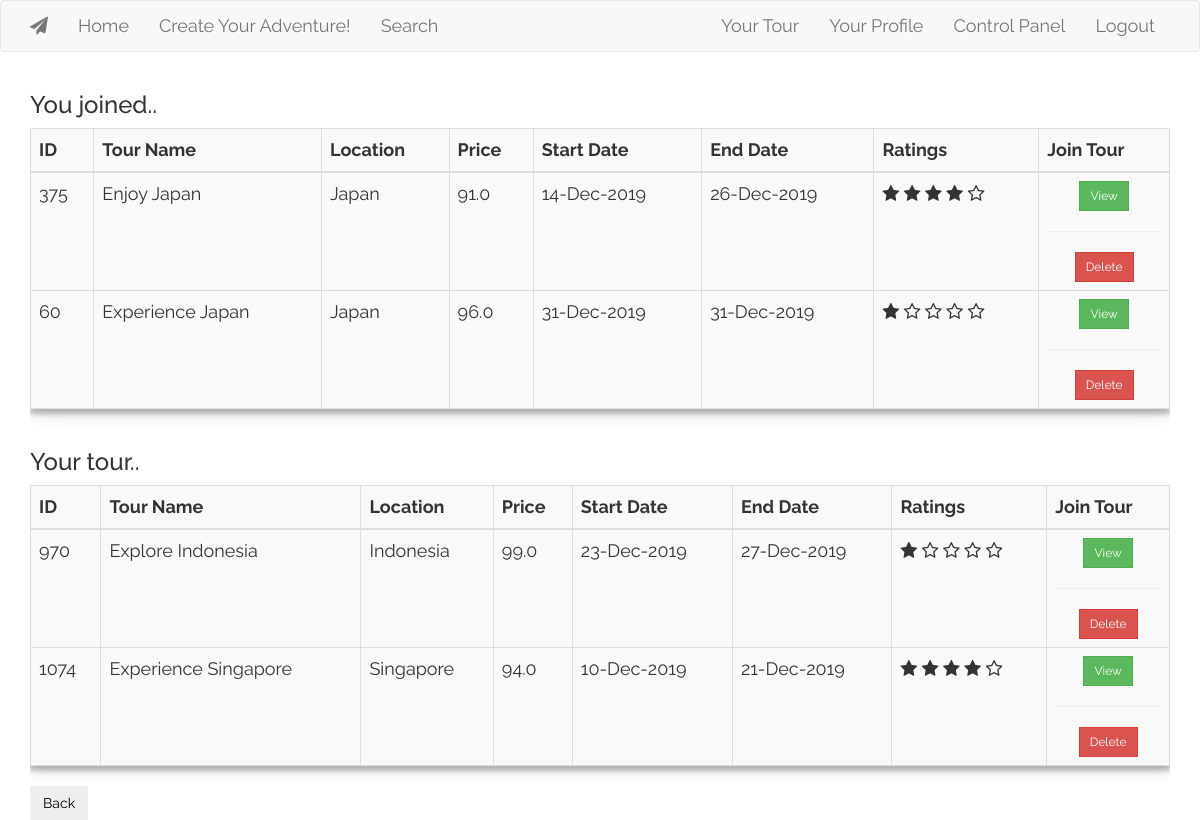
/joinedtours?page=4 (signed in), run on an earlier commit of the app's database.
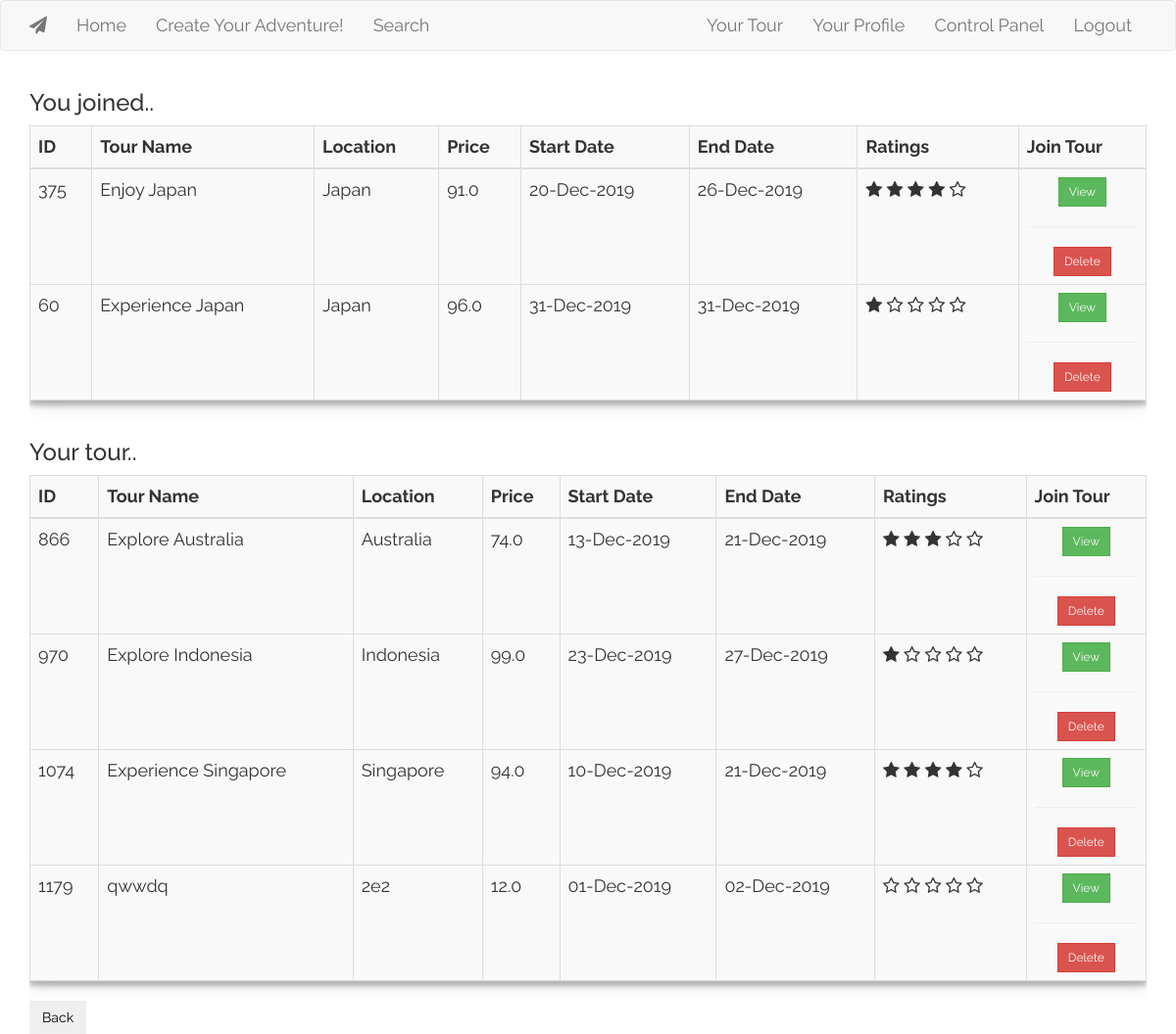
And on a later commit of the database.
### app/models.py (models this page shows, shortened)
class Tour(database.Model):
    id = database.Column(database.Integer, primary_key=True)
    tour_name = database.Column(database.String(50))
    tour_description = database.Column(database.String(140))
    tour_location = database.Column(database.String(50))
    tour_price = database.Column(database.Float)
    start_date = database.Column(database.DateTime)
    end_date = database.Column(database.DateTime)
    timestamp = database.Column(database.DateTime, index=True, default=datetime.now)
    user_id = database.Column(database.Integer, database.ForeignKey('user.id'))
    ratings  = database.Column(database.Float)
    f_status = database.Column(database.Boolean, default = False)

### app/routes.py (the view)
@app.route('/joinedtours')
def joinedtours():
    tourparted = User.get_participated_tours(user_id = current_user.id)
    tourcreated = User.get_created_tours(user_id = current_user.id)
    page = request.args.get('page', 1, type=int)
    tourcreated = tourcreated.paginate(page, 10, False)
    next_url = url_for('joinedtours', page=tourcreated.next_num) if tourcreated.has_next else None
    prev_url = url_for('joinedtours', page=tourcreated.prev_num) if tourcreated.has_prev else None
    return render_template('joinedtour.html',  tourcreated = tourcreated.items, tourpart = tourparted, next_url = next_url, prev_url = prev_url)

### app/__init__.py (called while the page is built)
def format_datetime(value, format='medium'):
    if format == 'full':
        format="EEEE, d. MMMM y 'at' HH:mm"
    elif format == 'medium':
        format="dd-MMM-y"
    return babel.dates.format_datetime(value, format)

### app/models.py (called while the page is built)
@login.user_loader
def load_user(id):
    return User.query.get(int(id))

    @staticmethod
    def get_participated_tours(user_id, tour_participated = []):
        tour_participated = Tour.query.join(TourParticipant, (TourParticipant.tour_id == Tour.id)).filter(and_(TourParticipant.user_id == user_id, Tour.f_status != True))
        return tour_participated

    @staticmethod
    def get_created_tours(user_id, tour_participated = []):
        tour_created = Tour.query.filter(and_(Tour.user_id == user_id, Tour.f_status != True))
        return tour_created

### app/templates/joinedtour.html (shortened to what this page needs)
{% extends "base.html" %}
{% block app_content %}
<h3>You joined..</h3>
<div class = "table-responsive">
<table class = "table table-striped table-hover table-bordered table-responsive align-middle">
 <thead>
        <tr>
                <th>ID</th>
                <th>Tour Name</th>
                <th>Location</th>
                <th>Price</th>
                <th>Start Date</th>
                <th>End Date</th>
                <th>Ratings</th>
                <th>Join Tour</th>
        </tr>
 </thead>
 <tbody>
                {% for tourjoined in tourpart %}
                <tr>
                    <td>{{tourjoined.id}}</td>
                    <td>{{tourjoined.tour_name}}</td>
                    <td>{{tourjoined.tour_location}}</td>
                    <td>{{tourjoined.tour_price}}</td>
                    <td>{{tourjoined.start_date|datetime}}</td>
                    <td>{{tourjoined.end_date|datetime}}</td>
                    <td>
                        <div class="star-rating main" data-toggle = "tooltip" data-placement="right" title = "{{ tourjoined.ratings }}  stars" >
                        <span class="fa fa-star-o" data-rating="1"></span>
                        <span class="fa fa-star-o" data-rating="2"></span>
                        <span class="fa fa-star-o" data-rating="3"></span>
                        <span class="fa fa-star-o" data-rating="4"></span>
                        <span class="fa fa-star-o" data-rating="5"></span>
                        </div>
                    </td>
                    <td style = "text-align: center">
                        <a href="{{ url_for('viewtour', id=tourjoined.id) }}"><button class = "btn btn-secondary btn-sm btn-success">{{ ('View') }}</a></button>
                        {% if current_user.id == tourjoined.user_id or current_user.access == 'admin' %}
                            <hr><a href="{{ url_for('deletetour', id=tourjoined.id) }}"><button class = "btn btn-secondary btn-sm btn-danger">{{ ('Delete') }}</a></button>
                        {% endif %}
                    </td>
                </tr>
                {% endfor %}
</tbody>
</table>
</div>
<h3>Your tour..</h3>
<div class = "table-responsive">
<table class = "table table-striped table-hover table-bordered table-responsive align-middle">
 <thead>
        <tr>
                <th>ID</th>
                <th>Tour Name</th>
                <th>Location</th>
                <th>Price</th>
                <th>Start Date</th>
                <th>End Date</th>
                <th>Ratings</th>
                <th>Join Tour</th>
        </tr>
 </thead>
 <tbody>
                {% for tour in tourcreated %}
                <tr>
                    <td>{{tour.id}}</td>
                    <td>{{tour.tour_name}}</td>
                    <td>{{tour.tour_location}}</td>
                    <td>{{tour.tour_price}}</td>
                    <td>{{tour.start_date|datetime}}</td>
                    <td>{{tour.end_date|datetime}}</td>
                    <td>
                        <div class="star-rating main" data-toggle = "tooltip" data-placement="right" title = "{{ tour.ratings }}  stars" >
                        <span class="fa fa-star-o" data-rating="1"></span>
                        <span class="fa fa-star-o" data-rating="2"></span>
                        <span class="fa fa-star-o" data-rating="3"></span>
                        <span class="fa fa-star-o" data-rating="4"></span>
                        <span class="fa fa-star-o" data-rating="5"></span>
                        </div>
                    </td>
                    <td style = "text-align: center">
                        <a href="{{ url_for('viewtour', id=tour.id) }}"><button class = "btn btn-secondary btn-sm btn-success">{{ ('View') }}</a></button>
                        {% if current_user.id == tour.user_id or current_user.access == 'admin' %}
                            <hr><a href="{{ url_for('deletetour', id=tour.id) }}"><button class = "btn btn-secondary btn-sm btn-danger">{{ ('Delete') }}</a></button>
                        {% endif %}
                    </td>
                </tr>
                {% endfor %}
</tbody>
</table>
{% if prev_url %}
<a href="{{ prev_url }}"><button  style = "float: left; color: black" class = "btn square submit">{{ ('Back') }}</button></a>
{% endif %}
</div>
{% endblock %}

### app/templates/base.html (shortened to what this page needs)
{% extends 'bootstrap/base.html'%}
{% block styles %}
{{super()}}
<link rel="stylesheet"
      href="{{url_for('.static', filename='main.css')}}">
<link rel="stylesheet"
        href="https://stackpath.bootstrapcdn.com/font-awesome/4.7.0/css/font-awesome.min.css">
{% endblock %}
{% block navbar %}
    <nav class="navbar navbar-default">
        <div class="container">
            <div class="navbar-header">
                <a class="navbar-brand" href="{{ url_for('index') }}">
                        <i class="fa  fa-paper-plane"></i> </a>
            </div>
            <div class="collapse navbar-collapse" id="bs-example-navbar-collapse-1">
                    <ul class="nav navbar-nav">
                            <li><a href="{{ url_for('index') }}">Home</a></li>
                            <li><a href="{{ url_for('create') }}">Create Your Adventure!</a></li>
                            <li><a href="{{ url_for('search') }}">Search</a></li>
                    </ul>
                    <ul class="nav navbar-nav navbar-right">
                        {% if not current_user.is_anonymous %}
                        <li><a href="{{ url_for('joinedtours') }}">Your Tour</a></li>
                        {% endif %}
                        {% if current_user.is_authenticated %}
                        <li><a href="{{ url_for('profile', id = current_user.id) }}">Your Profile</a></li>
                        {% endif %}
                        {% if current_user.access == 'admin' %}
                        <li><a href="{{ url_for('admin') }}">Control Panel</a></li>
                        {% endif %}
                        {% if current_user.is_anonymous %}
                        <li><a href="{{ url_for('login') }}">Login</a></li>
                        {% else %}
                        <li><a href="{{ url_for('logout') }}">Logout</a></li>
                        {% endif %}
                    </ul>
            </div>
        </div>
    </nav>
{% endblock %}
{%block content %}
    <div class = "container">
        {% block app_content %}{% endblock %}
{% endblock %}

### app/static/main.css (style rules this page uses)
table { width: 100% !important; align-content: center !important; box-shadow: 0 0 20px 0 rgba(0, 0, 0, 0.2), 0 5px 5px 0 rgba(0, 0, 0, 0.24); background: #F9F9F9; }
body { font: 18px Raleway, sans-serif !important; }
a, a:hover, a:active, a:visited { color: white; }
.submit { -webkit-transition-duration: 0.4s; transition-duration: 0.4s; }
.btn { border-radius: 0; }

What changed in the data, as far as the page shows it:
changed Tour "Enjoy Japan": start_date "14-Dec-2019" → "20-Dec-2019"
now on this page (row unchanged): Tour: id "866", tour_name "Explore Australia", tour_location "Australia", tour_price "74.0", start_date "13-Dec-2019", end_date "21-Dec-2019", value "View", value "Delete", shown under "Your tour.."
added Tour: id "1179", tour_name "qwwdq", tour_location "2e2", tour_price "12.0", start_date "01-Dec-2019", end_date "02-Dec-2019", value "View", value "Delete", shown under "Your tour.."
